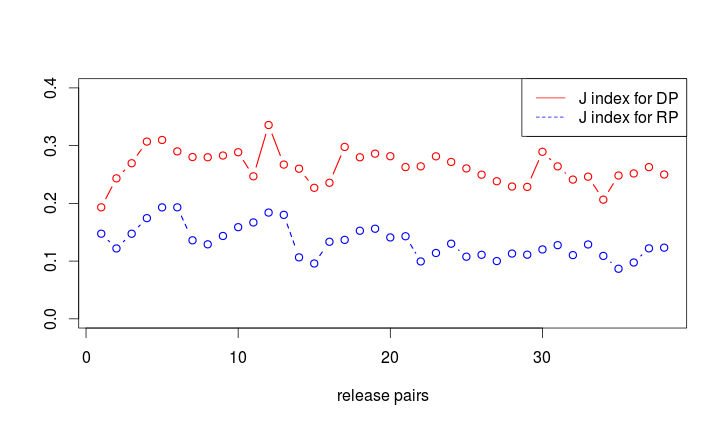

Reproduce this figure in R.
jFileMPMP<-read.table("~/Documents/git/rupak/scripts/reports/rq34/j_file_mpmp.rpt",sep="|",header=T)
jFileRPRP<-read.table("~/Documents/git/rupak/scripts/reports/rq34/j_file_rprp.rpt",sep="|",header=T)

plot(jFileMPMP$release_pair, jFileMPMP$j_index, ylim=c(0,0.40), type="b", lwd=1.5, lty=1, col="red",xlab="release pairs", ylab="")
lines(jFileMPMP$release_pair, jFileRPRP$j_index, type="b", lwd=1.5, lty=2, col="blue")
legend("topright", lty=c(1,2), col = c("red","blue"), legend = c("J index for DP","J index for RP"))
